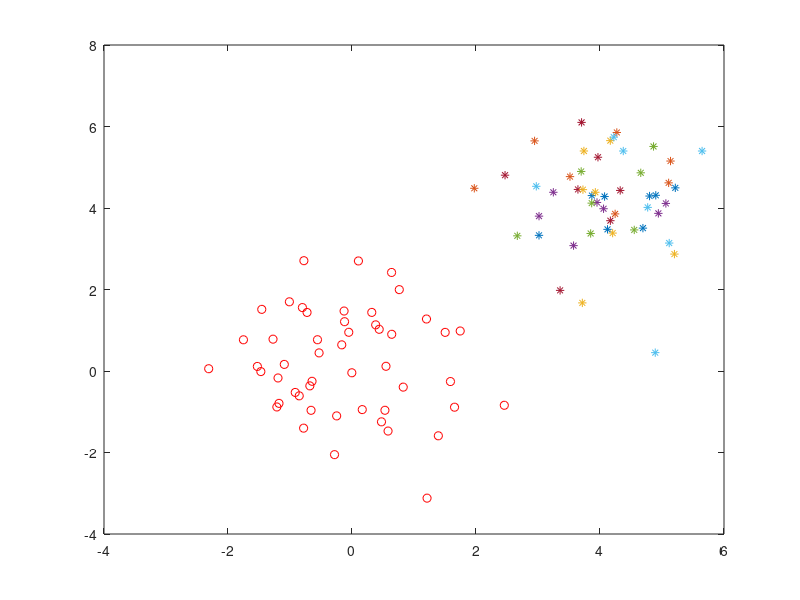

MATLAB code to generate this figure:
function visualize()
    X=csvread('data_1.csv');
    X=X(randperm(size(X,1)),:);
    [m, n]=size(X);
    Y=X(:,n);
    X(:,n)=[];
    K=zeros(m,m);
    %sig=std2(X);
    %gama=2*sig^2;
    gama=.8;
    
    one=ones(m,1);
    value=zeros(m,1);
    alfa=zeros(m,1);
    confMatrix=zeros(m,1);

    for i=1:m,
        if Y(i)==1,
            plot(X(i,1),X(i,2),'ro')
        %plot3(xval(i),yval(i),zval(i),'ro')
        else
            plot(X(i,1),X(i,2),'*')    
        %plot3(xval(i),yval(i),zval(i),'*')
        end
        hold on
    end

% compute k with gaussian kernel
%    for i=1:m,
%       for j=1:m,
%            K(i,j)=exp(-gama*power(norm(X(i)-X(j)),2));
%        end
%    end 
    
% compute k with LINEAR and POLYNOMIAL kernel    
    for i=1:m,
        for j=1:m,
            %K(i,j)=X(i,:)*X(j,:)';
            K(i,j)=power(X(i,:)*X(j,:)',7);
        end
    end
    
    alfa=inv((Y*Y').*K)*one;

    count=0;
    for i=1:m,
        value(i)=sum(Y.*alfa.* K(i,:)');
        %fprintf('%d:%d:%d\n',i,sign(value(i)),Y(i));
        predictedClass=sign(value(i));
        actualClass=Y(i);
        if(predictedClass==1 && actualClass==1)
            confMatrix(i)=1;
        elseif(predictedClass==1 && actualClass== -1)
            confMatrix(i)=2;   
        elseif(predictedClass== -1 && actualClass==1)
            confMatrix(i)=3;
        elseif(predictedClass== -1 && actualClass== -1)
            confMatrix(i)=4;
        end
    end  
    %%%%% ESTIMATING PERFORMANCE PARAMETERS  %%%%%%
    sumTP=length(find(confMatrix==1));
    sumFP=length(find(confMatrix==2));
    sumFN=length(find(confMatrix==3));
    sumTN=length(find(confMatrix==4));

    accuracy=(sumTP+sumTN)/(sumTP+sumFP+sumFN+sumTN);
    precision=sumTP/(sumTP+sumFP);
    recall=sumTP/(sumTP+sumFN);
    fMeasure=2*precision*recall/(precision+recall);
    alfa
    fprintf('no of misclassifications :%d\n',sumFP+sumFN);
    fprintf('accuracy :%.3f\n',accuracy);
    fprintf('precision :%.3f\n',precision);
    fprintf('recall/sensitivity :%.3f\n',recall);
    fprintf('F-Measure :%.3f\n',fMeasure);
end

